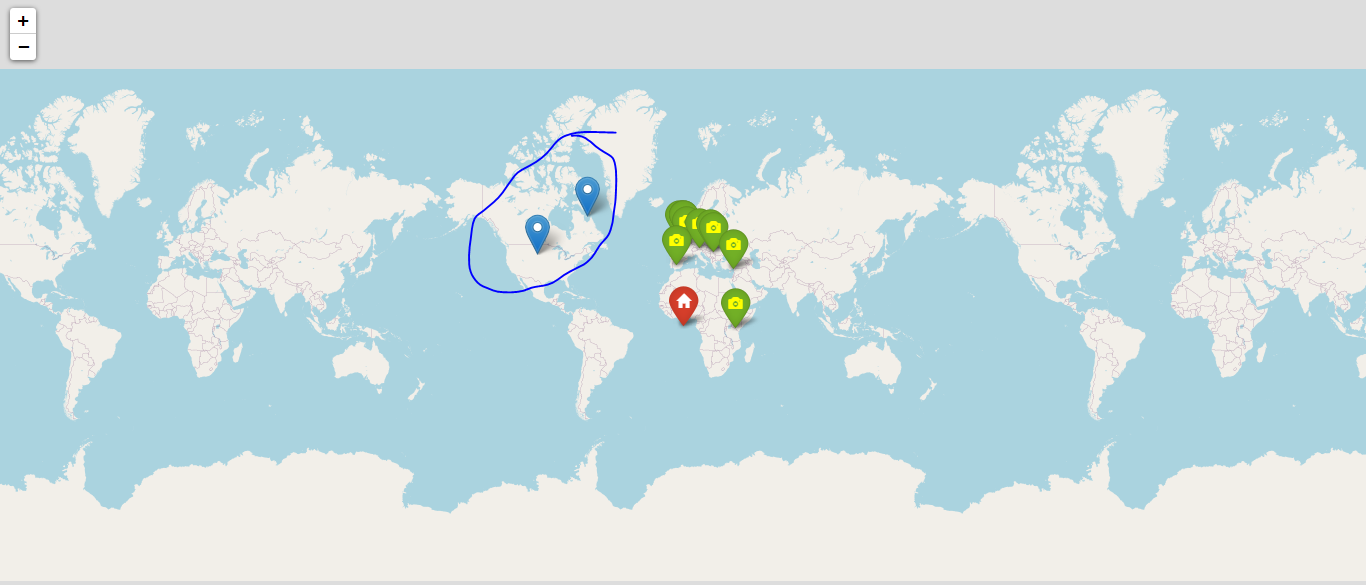

Reproduce this figure in Python.
import folium
from geopy.geocoders import Nominatim
from haversine import haversine
from geopy.extra.rate_limiter import RateLimiter
from geopy.exc import GeocoderUnavailable

my_map = folium.Map()
geolocator = Nominatim(user_agent="map.py")
geocode = RateLimiter(geolocator.geocode, min_delay_seconds=0.5)



def check_elem(elem):
    if elem != '':
        return True
    return False

def find_year(year,coords):
    """
    (['Film20', '2020', 'Sydney'], 15201.042185096521, (-33.8548157, 151.2164539))
    """
    line_number = 1
    result =[]
    with open("locations.list", 'r') as locations:
        for line in locations:
            # try:
            if (year in line) and 14 < line_number <= 1100000: #1241786 :
                line_lst = line[:-1].split("\t")
                line_lst = list(filter(check_elem, line_lst))
                try:
                    if ")" not in line_lst[-1]:
                        location = geolocator.geocode(line_lst[-1])
                    else:
                        location = geolocator.geocode(line_lst[-2])
                    film_coords = (location.latitude,location.longitude)
                    distance = haversine(coords,film_coords)
                    line_lst[0] = line_lst[0].split("(")
                    film_name = line_lst[0][0]

                    result.append((film_name,distance, film_coords))
                except AttributeError:
                    # print(line_number)
                    print(0,line_number)
            # except GeocoderUnavailable:
            #     print(1,line_number)
            # elif line_number > 1000000:
            #     break
            line_number += 1
    result.sort(key=lambda x : x[1])
    
    return result



if __name__ == "__main__":
    print("Welcome to our programm!")
    year = input("Please enter a year you would like to have a map for:")
    user_lat, user_long = 0,0 #input("Please enter your location (format: lat, long):").split(",")
    user_coords = (user_lat,user_long)
    films_in_needed_year = find_year(year,user_coords)
    # print(films_in_needed_year)
    for i in range(10):
        if i >= len(films_in_needed_year):
            break
        my_map.add_child(folium.Marker(location=[films_in_needed_year[i][2][0],films_in_needed_year[i][2][1]], popup= films_in_needed_year[i][0], icon = folium.Icon( color="green", icon_color="yellow", icon="camera")))
    my_map.add_child(folium.Marker(location=[user_lat,user_long], popup= "You are here!", icon = folium.Icon( color="red", icon_color="white", icon = "home")))
    # my_map.add_child(folium.vector_layers.Circle(location=[user_lat,user_long], radius = films_in_needed_year[0][1]*1000))
    my_map.add_child(folium.features.ClickForMarker(popup="HELLO"))
    my_map.save("map.html")
    print(len(films_in_needed_year))